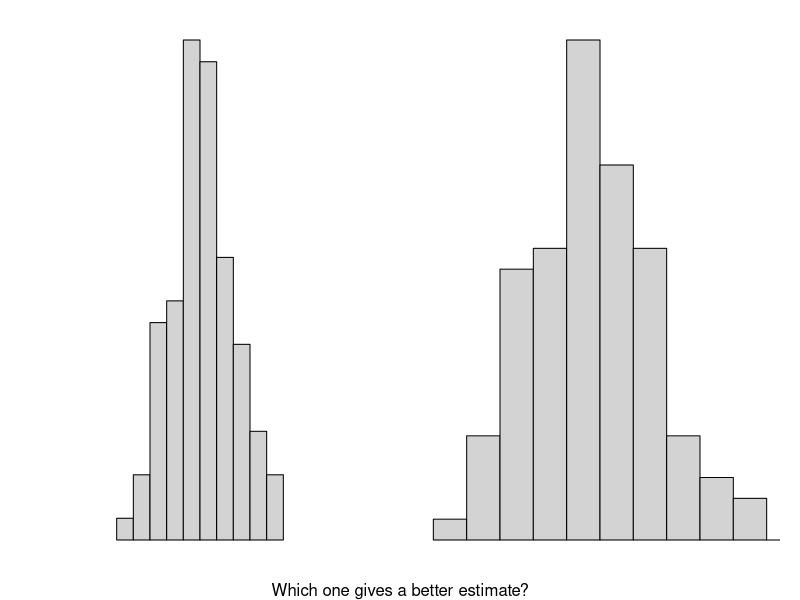
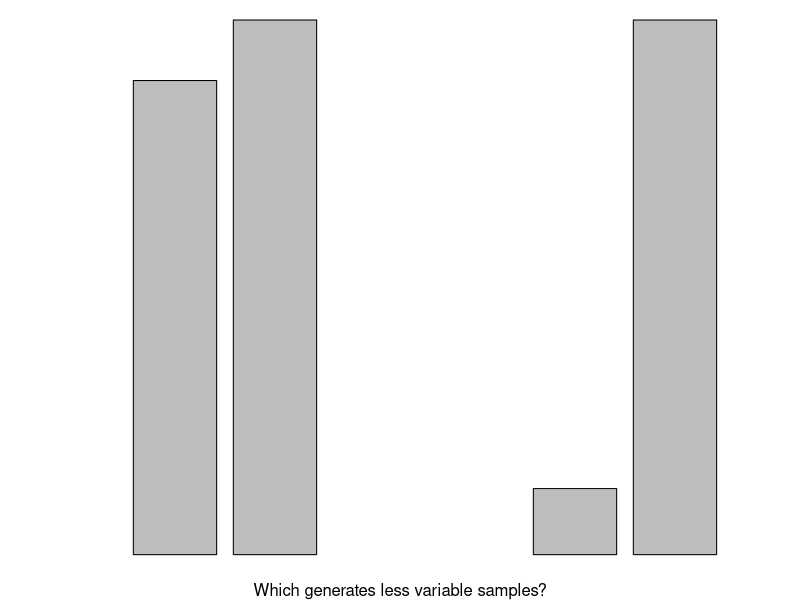
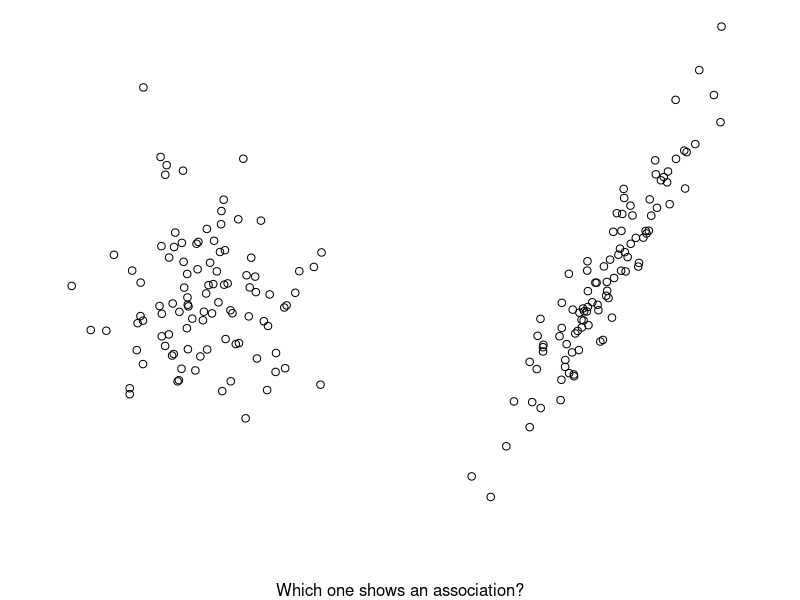

The R source for these figures, in order:
## ---- chunk 1
set.seed(123)
x <- rnorm(100)
y <- rnorm(100, sd = 2)
z=3*x+rnorm(100,sd=1)

par(mar = c(1,1,1,1), oma = c(1,0,0,0), mgp=c(1,.5,0), mfrow=c(1, 2))
hist(x, axes=FALSE, ann=F, xlim = c(-5,5))
hist(y, axes=FALSE, ann=F, xlim = c(-5,5))
mtext(text = 'Which one gives a better estimate?',
      side = 1, line = 0, adj = 0.5, outer = T)
## ---- chunk 2
set.seed(123)
k <- sample.int(2, 100, replace = TRUE, prob = c(0.5, .5))
j <- sample.int(2, 100, replace = TRUE, prob = c(0.1, .9))

par(mar = c(1,1,1,1), oma = c(1,0,0,0), mgp=c(1,.5,0), mfrow=c(1, 2))
barplot(c(sum(k==1), sum(k==2)), axes=FALSE, ann=F, xlim = c(-1,3))
barplot(c(sum(j==1), sum(j==2)), axes=FALSE, ann=F, xlim = c(-1,3))
mtext(text = 'Which generates less variable samples?',
      side = 1, line = 0, adj = 0.5, outer = T)
## ---- chunk 3
par(mar = c(1,1,1,1), oma = c(1,0,0,0), mgp=c(1,.5,0), mfrow=c(1, 2))
plot(x, y, axes=FALSE, ann=F, xlim = c(-3,3), ylim = c(-8,8))
plot(x, z, axes=FALSE, ann=F, xlim = c(-3,3), ylim = c(-8,8))
mtext(text = 'Which one shows an association?',
      side = 1, line = 0, adj = 0.5, outer = T)

